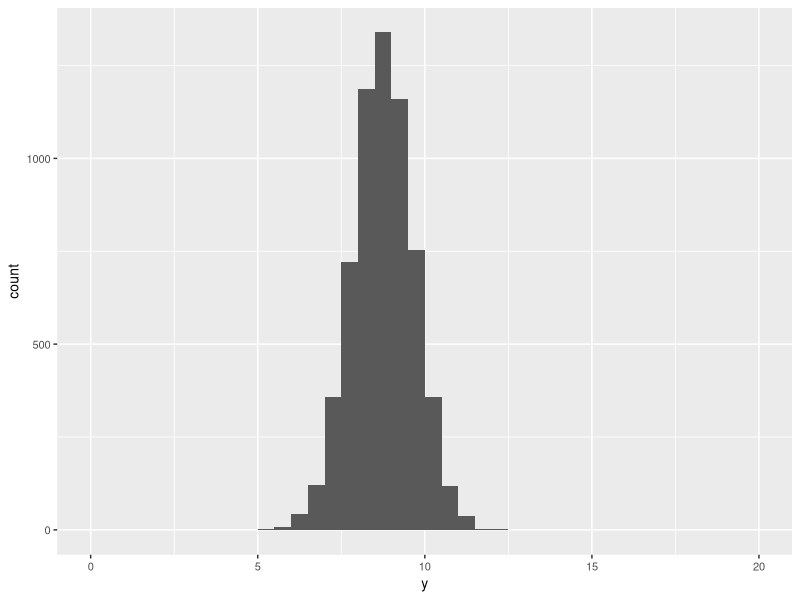
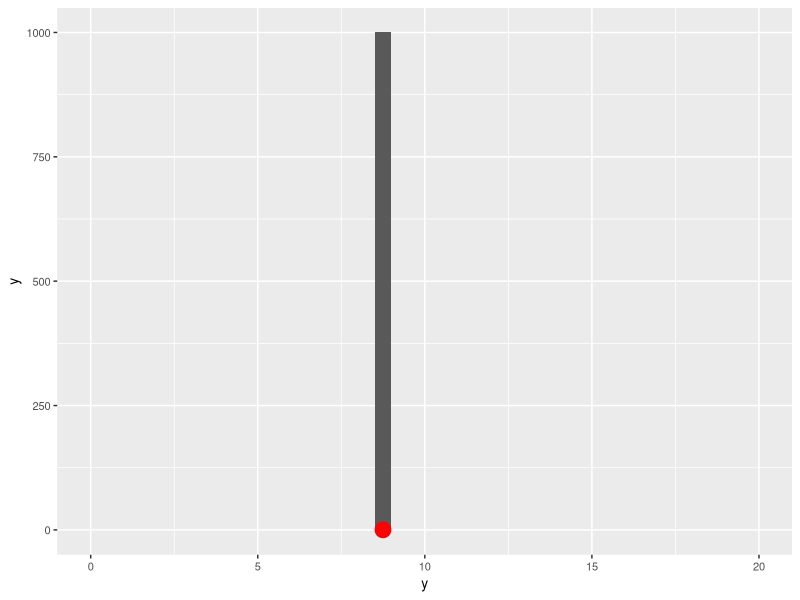

These charts were generated, in order, by the following R code:
## ---- chunk 1

## ---- chunk 2
require(readr)
CEsample <- read_csv("CEsample1.csv")
CEsample$LogTotalExpLastQ <- log(CEsample$TotalExpLastQ)
## ---- chunk 3
mu_0 <- 5
sigma_0 <- 1
phi_0 <- 1/sigma_0^2
ybar <- mean(CEsample$LogTotalExpLastQ)
phi <- 1.25
n <- dim(CEsample)[1]

mu_n <- (phi_0*mu_0+n*ybar*phi)/(phi_0+n*phi) 
sd_n <- sqrt(1/(phi_0+n*phi))
## ---- chunk 4
1 - pnorm(9, mean = mu_n, sd = sd_n)
## ---- chunk 5
S <- 1000 
set.seed(123)
samples <- rnorm(S, mu_n, sd_n)
sum(samples >= 9)/S
## ---- chunk 6
qnorm(c(0.025, 0.975),mu_n,sd_n)
## ---- chunk 7
quantile(samples, probs = c(0.025,0.975))
## ---- chunk 8
# Here is some sample script to create the plot of the predicted log expenditure
# Suppose y_pred is the vector storing the predicted values, and the column name is y
require(ggplot2)
muvals <- rnorm(n,mu_n, sd_n)
y <- sapply(muvals, rnorm, n=1, sd=0.9)
y_pred <- data.frame(muvals,y)
ggplot(data = y_pred, aes(y_pred$y)) +
geom_histogram(breaks = seq(0, 20, by=0.5)) +
xlab("y") + theme(text = element_text(size=10))
## ---- chunk 9
# Here is some sample script to create the plot of the predicted sample mean of log expenditure
# Suppose mean_ppc is the vector storing the predicted sample mean values, 
# and the column name is mean 
# Further suppose the actual sample mean stored as sample_mean
S <- 1000
sample_mean <- ybar
means <- numeric(length = S)
for(i in 1:1000){
  mu <- rnorm(1,mu_n,sd_n)
  means[i] <- sum(rnorm(n, mu, sd = 0.9))/n
}
mean_ppc <- data.frame(means)
ggplot(data = mean_ppc, aes(mean_ppc$means)) +
geom_histogram(breaks = seq(0, 20, by=0.5)) +
annotate("point", x = sample_mean, y = 0, colour = "red", size = 5) + 
xlab("y") + theme(text = element_text(size=10))
## ---- chunk 10
mean(means > sample_mean)
1-mean(means>sample_mean)
